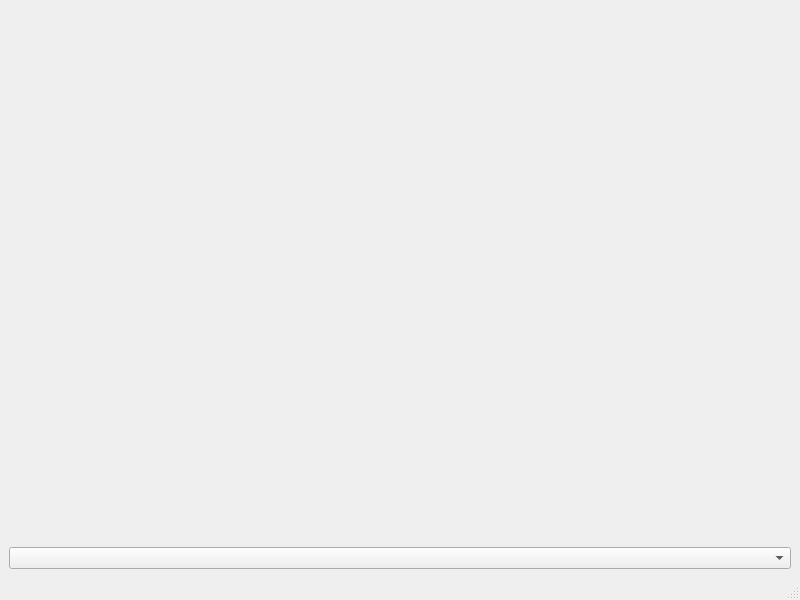
<?xml version="1.0" encoding="UTF-8"?>
<ui version="4.0">
 <class>MainWindow</class>
 <widget class="QMainWindow" name="MainWindow">
  <property name="geometry">
   <rect>
    <x>0</x>
    <y>0</y>
    <width>800</width>
    <height>600</height>
   </rect>
  </property>
  <property name="windowTitle">
   <string>MainWindow</string>
  </property>
  <widget class="QWidget" name="centralwidget">
   <layout class="QVBoxLayout" name="verticalLayout">
    <item>
     <widget class="QStackedWidget" name="stackedWidget"/>
    </item>
    <item>
     <widget class="QComboBox" name="comboBoxPage"/>
    </item>
   </layout>
  </widget>
  <widget class="QStatusBar" name="statusbar"/>
 </widget>
 <resources/>
 <connections/>
</ui>
